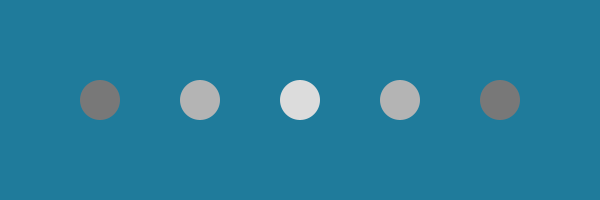
Frame 1 (no input)
Frame 60 (the mouse pressed at the canvas centre just before this capture): identical to frame 1, image omitted
Frame 120 (the mouse held since frame 60 and released just before this capture): identical to frame 1, image omitted

The Processing sketch that drew this single still picture (run headless with seeded random() and noise(); from frame 60 on, the mouse is pressed at the canvas centre):

// Processing sketch: OrgChart
// ── OrgChart.pde
int d = 40;
 
float xo;
float yo;
float zoom = 1;
float angle = 0;
 
void setup () {
  size (600, 200);
  xo = width/2;
  yo = height/2;
  smooth();
  noStroke();
}
 
void draw() {
  background(#1F7B9B);
  translate (xo, yo);
  scale (zoom);
  rotate (angle);
 
  fill(120);
  ellipse(-200, 0, d, d);
  fill(180);
  ellipse(-100, 0, d, d);
  fill(220);
  ellipse (0, 0, d, d);
  fill (180);
  ellipse (100,0,d,d);
  fill (120);
  ellipse (200,0,d,d);
}
 
void keyPressed() {
  if (key == CODED) {
    if (keyCode == UP) {
      zoom += .03;
    }
    else if (keyCode == DOWN) {
      zoom -= .03;
    }
    else if (keyCode == RIGHT) {
      angle += .03;
    }
    else if (keyCode == LEFT) {
      angle -= .03;
    }
  }
  if (key == 32)
  {
    angle = 0;
    zoom = 1;
    xo = width/2;
    yo = height/2;
  }
}
 
void mouseDragged(){
  xo= xo + (mouseX - pmouseX);
  yo = yo + (mouseY - pmouseY);
}

void mouseWheel(MouseEvent event) {
  float e = event.getCount();
  zoom -= (.08 * e);
}
